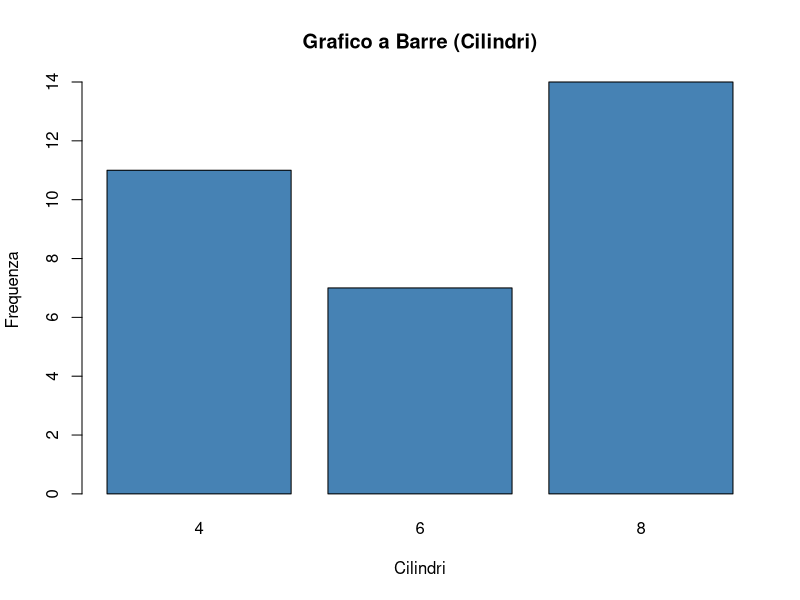
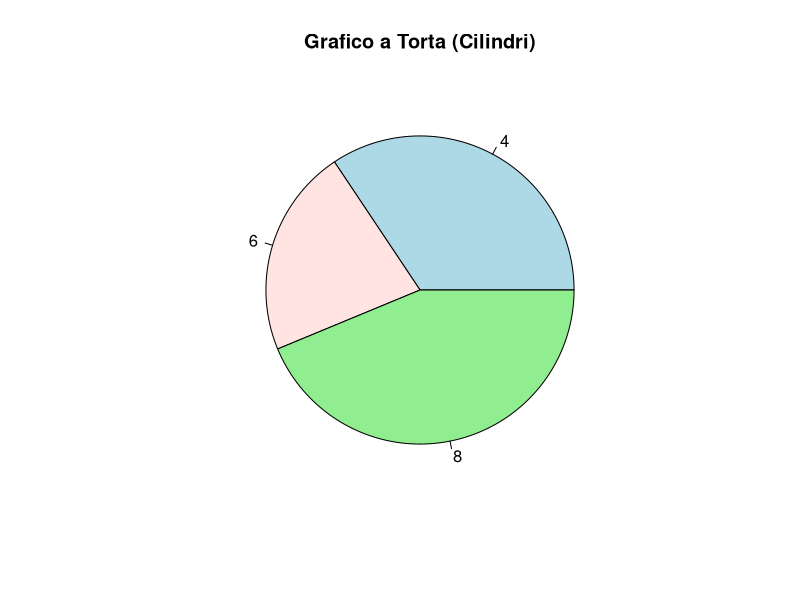
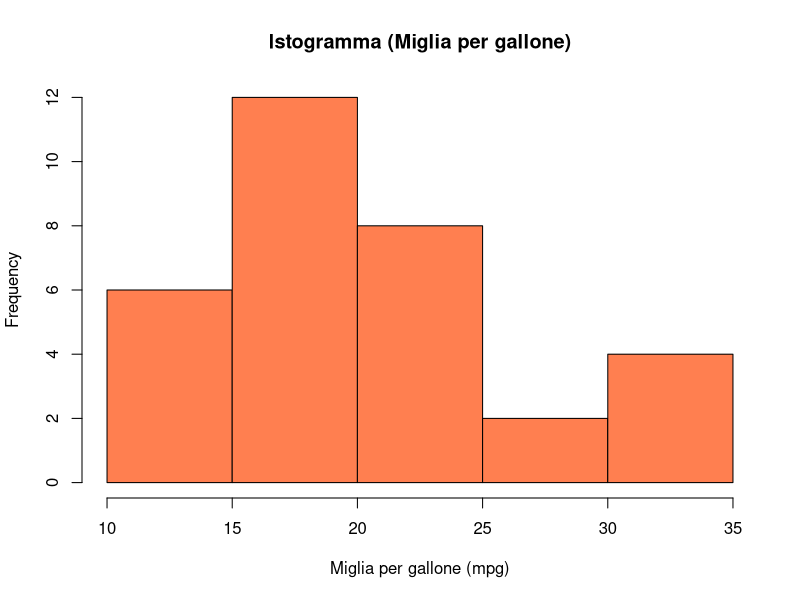
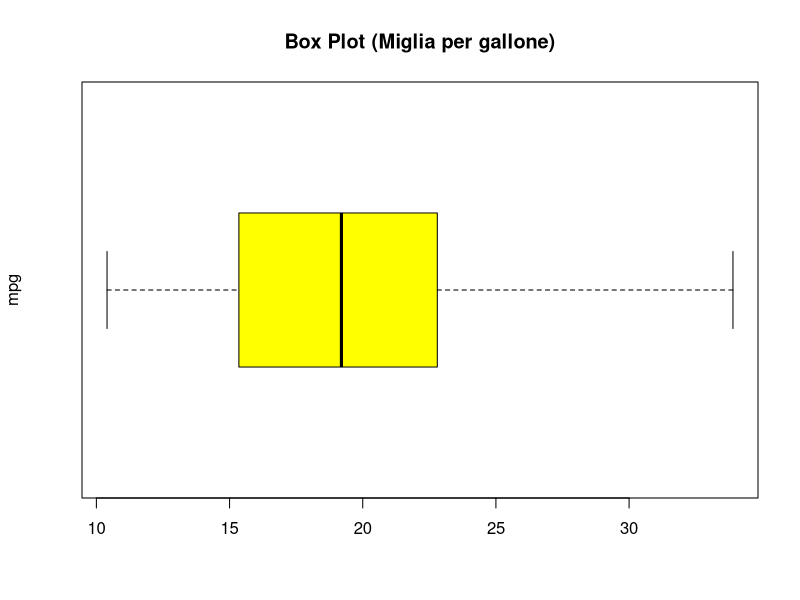
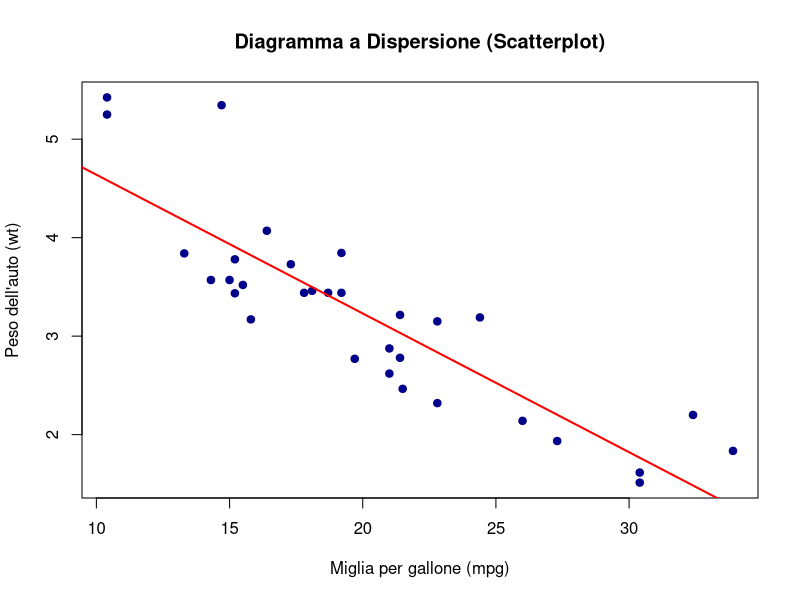

Source code (R) for these figures, in order:
# Caricamento libreria per indici di forma (asimmetria e curtosi)
# Se non è installata, eseguire prima: install.packages("e1071")
library(e1071)

# 0. CARICAMENTO DATI
# Oppure: dati <- read.csv("mio_dataset.csv")
data(mtcars)
dati <- mtcars

# Definiamo le variabili di interesse per l'analisi
var_categ_discreta <- dati$cyl  # Numero di cilindri (adatta per le frequenze)
var_continua_x <- dati$mpg      # Miglia per gallone (adatta per analisi univariata)
var_continua_y <- dati$wt       # Peso dell'auto (per l'analisi bivariata con mpg)

# 1. TABELLA DELLE FREQUENZE
cat("\n--- 1. TABELLA DELLE FREQUENZE ---\n")

# Frequenze assolute
freq_assolute <- table(var_categ_discreta)

# Frequenze assolute cumulative
freq_ass_cum <- cumsum(freq_assolute)

# Frequenze relative
freq_relative <- prop.table(freq_assolute)

# Frequenze relative cumulative
freq_rel_cum <- cumsum(freq_relative)

# Creazione della tabella riassuntiva
tabella_frequenze <- data.frame(
  Valore = names(freq_assolute),
  Freq_Assoluta = as.numeric(freq_assolute),
  Freq_Ass_Cumul = as.numeric(freq_ass_cum),
  Freq_Relativa = as.numeric(freq_relative),
  Freq_Rel_Cumul = as.numeric(freq_rel_cum)
)
print(tabella_frequenze)

# 2. RAPPRESENTAZIONI GRAFICHE
# Grafico a barre (per dati discreti/categorici)
barplot(freq_assolute, main="Grafico a Barre (Cilindri)", xlab="Cilindri", ylab="Frequenza", col="steelblue")

# Grafico a torta
pie(freq_assolute, main="Grafico a Torta (Cilindri)", col=c("lightblue", "mistyrose", "lightgreen"))

# Istogramma (per dati continui)
hist(var_continua_x, main="Istogramma (Miglia per gallone)", xlab="Miglia per gallone (mpg)", col="coral")

# Box Plot
boxplot(var_continua_x, main="Box Plot (Miglia per gallone)", ylab="mpg", col="yellow", horizontal=TRUE)

# 3. INDICI DI POSIZIONE E VARIABILITÀ
cat("\n--- 3. INDICI DI POSIZIONE E VARIABILITÀ ---\n")

# Indici di posizione
media <- mean(var_continua_x, na.rm = TRUE)
mediana <- median(var_continua_x, na.rm = TRUE)

# Funzione personalizzata per calcolare la moda campionaria
calcola_moda <- function(x) {
  ux <- unique(x)
  ux[which.max(tabulate(match(x, ux)))]
}
moda <- calcola_moda(var_continua_x)

cat("Media campionaria:", media, "\n")
cat("Mediana campionaria:", mediana, "\n")
cat("Moda campionaria:", moda, "\n")

# Indici di variabilità
varianza <- var(var_continua_x, na.rm = TRUE)
dev_standard <- sd(var_continua_x, na.rm = TRUE)
scarto_medio_assoluto <- mean(abs(var_continua_x - media), na.rm = TRUE)
ampiezza_campo <- max(var_continua_x, na.rm = TRUE) - min(var_continua_x, na.rm = TRUE)
coeff_variazione <- (dev_standard / abs(media)) * 100

cat("\nVarianza campionaria:", varianza, "\n")
cat("Deviazione standard campionaria:", dev_standard, "\n")
cat("Scarto medio assoluto:", scarto_medio_assoluto, "\n")
cat("Ampiezza del campo di variazione:", ampiezza_campo, "\n")
cat("Coefficiente di variazione (%):", coeff_variazione, "\n")

# 4. INDICI DI FORMA E QUARTILI
cat("\n--- 4. INDICI DI FORMA E QUARTILI ---\n")

# Indici di forma (richiede pacchetto e1071)
ind_asimmetria <- skewness(var_continua_x, na.rm = TRUE)
ind_curtosi <- kurtosis(var_continua_x, na.rm = TRUE)

cat("Indice di Asimmetria (Skewness):", ind_asimmetria, "\n")
cat("Indice di Curtosi:", ind_curtosi, "\n")

# Quartili
quartili <- quantile(var_continua_x, probs = c(0.25, 0.50, 0.75), na.rm = TRUE)
cat("\nQuartili:\n")
print(quartili)

# 5. ANALISI BIVARIATA
cat("\n--- 5. ANALISI BIVARIATA ---\n")

# Coefficiente di correlazione campionario
coeff_correlazione <- cor(var_continua_x, var_continua_y, use = "complete.obs") #parametro use per evitare i valori NA
cat("Coefficiente di correlazione campionario (mpg vs peso):", coeff_correlazione, "\n")

# Diagramma a dispersione (Scatterplot)
plot(var_continua_x, var_continua_y, 
     main="Diagramma a Dispersione (Scatterplot)", 
     xlab="Miglia per gallone (mpg)", 
     ylab="Peso dell'auto (wt)", 
     pch=19, col="darkblue")

# Aggiunta di una linea di tendenza
abline(lm(var_continua_y ~ var_continua_x), col="red", lwd=2)
